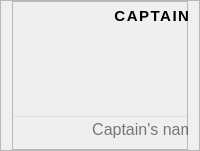
           <widget class="QFrame" name="frame_7">
            <property name="minimumSize">
             <size>
              <width>120</width>
              <height>151</height>
             </size>
            </property>
            <property name="maximumSize">
             <size>
              <width>16777215</width>
              <height>151</height>
             </size>
            </property>
            <property name="frameShape">
             <enum>QFrame::StyledPanel</enum>
            </property>
            <property name="frameShadow">
             <enum>QFrame::Raised</enum>
            </property>
            <layout class="QHBoxLayout" name="horizontalLayout_4">
             <property name="topMargin">
              <number>0</number>
             </property>
             <property name="bottomMargin">
              <number>0</number>
             </property>
             <item>
              <widget class="QFrame" name="frame_11">
               <property name="minimumSize">
                <size>
                 <width>0</width>
                 <height>0</height>
                </size>
               </property>
               <property name="maximumSize">
                <size>
                 <width>271</width>
                 <height>16777215</height>
                </size>
               </property>
               <property name="frameShape">
                <enum>QFrame::StyledPanel</enum>
               </property>
               <property name="frameShadow">
                <enum>QFrame::Raised</enum>
               </property>
               <widget class="QLabel" name="captain_img">
                <property name="geometry">
                 <rect>
                  <x>80</x>
                  <y>30</y>
                  <width>120</width>
                  <height>91</height>
                 </rect>
                </property>
                <property name="minimumSize">
                 <size>
                  <width>0</width>
                  <height>0</height>
                 </size>
                </property>
                <property name="styleSheet">
                 <string notr="true">background-color: transparent;</string>
                </property>
                <property name="text">
                 <string/>
                </property>
                <property name="pixmap">
                 <pixmap>../images&amp;icon/barangay_captain.png</pixmap>
                </property>
                <property name="scaledContents">
                 <bool>true</bool>
                </property>
               </widget>
               <widget class="QLabel" name="label">
                <property name="geometry">
                 <rect>
                  <x>70</x>
                  <y>0</y>
                  <width>141</width>
                  <height>31</height>
                 </rect>
                </property>
                <property name="font">
                 <font>
                  <pointsize>13</pointsize>
                  <bold>true</bold>
                 </font>
                </property>
                <property name="styleSheet">
                 <string notr="true">letter-spacing: 1.5px;</string>
                </property>
                <property name="text">
                 <string>&lt;html&gt;&lt;head/&gt;&lt;body&gt;&lt;p align=&quot;center&quot;&gt;&lt;span style=&quot; font-size:11pt;&quot;&gt;CAPTAIN&lt;/span&gt;&lt;/p&gt;&lt;/body&gt;&lt;/html&gt;</string>
                </property>
               </widget>
               <widget class="QLineEdit" name="captain_display">
                <property name="geometry">
                 <rect>
                  <x>0</x>
                  <y>114</y>
                  <width>271</width>
                  <height>28</height>
                 </rect>
                </property>
                <property name="font">
                 <font>
                  <pointsize>12</pointsize>
                 </font>
                </property>
                <property name="styleSheet">
                 <string notr="true">text-align: center;
background-color: transparent;</string>
                </property>
                <property name="alignment">
                 <set>Qt::AlignCenter</set>
                </property>
                <property name="readOnly">
                 <bool>true</bool>
                </property>
                <property name="placeholderText">
                 <string>Captain's name</string>
                </property>
                <property name="cursorMoveStyle">
                 <enum>Qt::LogicalMoveStyle</enum>
                </property>
                <property name="clearButtonEnabled">
                 <bool>false</bool>
                </property>
               </widget>
              </widget>
             </item>
            </layout>
           </widget>
